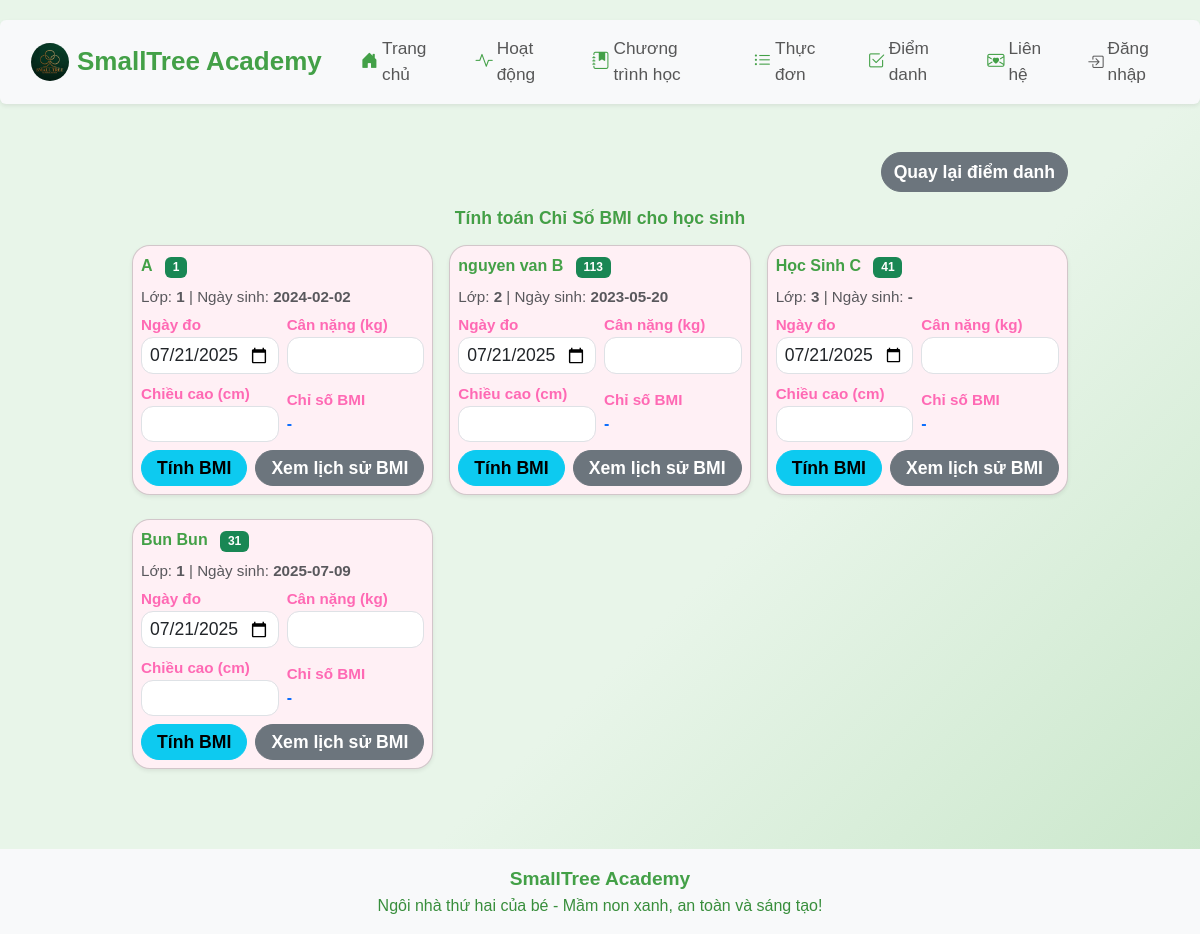
/bmi-index, run on the app's committed database.
### app/models.py (models this page shows)
class Child(db.Model):
    id = db.Column(db.Integer, primary_key=True)
    name = db.Column(db.String(100), nullable=False)
    age = db.Column(db.Integer, nullable=False)
    parent_contact = db.Column(db.String(100), nullable=False)
    class_name = db.Column(db.String(100))
    birth_date = db.Column(db.String(20))
    status = db.Column(db.String(20), default='Chưa điểm danh')
    email = db.Column(db.String(100))
    phone = db.Column(db.String(20))
    password = db.Column(db.String(100))
    student_code = db.Column(db.String(20), unique=True, nullable=True)

### app/routes.py (the view, shortened to what this page needs)
@main.route('/bmi-index', methods=['GET', 'POST'])
def bmi_index():
    students = Child.query.all()
    bmi = None
    bmi_id = None
    bmi_history = {}
    for student in students:
        records = BmiRecord.query.filter_by(student_id=student.id).order_by(BmiRecord.date.desc(), BmiRecord.id.desc()).all()
        filtered = {}
        for record in records:
            date_str = record.date.strftime('%Y-%m-%d')
            if date_str not in filtered:
                filtered[date_str] = record
        bmi_history[student.id] = list(filtered.values())
    current_date_iso = date.today().isoformat()
    return render_template(
        'bmi_index.html',
        title='Chỉ Số BMI',
        students=students,
        bmi=bmi,
        bmi_id=bmi_id,
        bmi_history=bmi_history,
        current_date_iso=current_date_iso,
        mobile=False
    )

### app/__init__.py (called while the page is built)
def create_app():
    app = Flask(__name__)
    app.config['SECRET_KEY'] = 'your-secret-key'
    app.config['SQLALCHEMY_DATABASE_URI'] = 'sqlite:///site.db'
    app.config['SQLALCHEMY_TRACK_MODIFICATIONS'] = False
    db.init_app(app)
    migrate = Migrate(app, db)
    csrf = CSRFProtect(app)
    @app.context_processor
    def inject_csrf_token():
        from flask_wtf.csrf import generate_csrf
        return dict(csrf_token=generate_csrf)
    from app.routes import main
    app.register_blueprint(main)
    return app

### app/templates/bmi_index.html (shortened to what this page needs)
{% extends 'base.html' %}
{% block content %}
<div class="container-fluid mt-4 mb-4 px-0">
    <div class="d-flex justify-content-end mb-3">
        <a href="/attendance" class="btn btn-secondary fw-bold">Quay lại điểm danh</a>
    </div>
    <h2 class="fw-bold text-center mb-3" style="color:#43a047; font-size:1.1em;">Tính toán Chỉ Số BMI cho học sinh</h2>
    <div class="row g-3">
        {% for student in students %}
        <div class="col-12 col-md-6 col-lg-4">
            <div class="card shadow-sm mb-2">
                <div class="card-body p-2">
                    <div class="mb-2">
                        <span class="fw-bold" style="color:#43a047;">{{ student.name }}</span>
                        <span class="badge bg-success ms-2">{{ student.student_code }}</span>
                    </div>
                    <div class="mb-1 text-muted" style="font-size:0.95em;">
                        Lớp: <span class="fw-bold">{{ student.class_name if student.class_name else '-' }}</span> | Ngày sinh: <span class="fw-bold">{{ student.birth_date if student.birth_date else '-' }}</span>
                    </div>
                    <form method="POST" class="row g-2 align-items-center">
                        <div class="col-6">
                            <label class="form-label mb-0" style="font-size:0.95em;">Ngày đo</label>
                            <input type="date" name="date" class="form-control form-control-sm" value="{{ current_date_iso }}" required>
                        </div>
                        <div class="col-6">
                            <label class="form-label mb-0" style="font-size:0.95em;">Cân nặng (kg)</label>
                            <input type="number" step="0.1" min="1" name="weight" class="form-control form-control-sm" required>
                        </div>
                        <div class="col-6">
                            <label class="form-label mb-0" style="font-size:0.95em;">Chiều cao (cm)</label>
                            <input type="number" step="0.1" min="30" name="height" class="form-control form-control-sm" required>
                        </div>
                        <div class="col-6">
                            <label class="form-label mb-0" style="font-size:0.95em;">Chỉ số BMI</label>
                            <div class="fw-bold text-primary">{% if bmi and bmi_id == student.id %}{{ bmi }}{% else %}-{% endif %}</div>
                        </div>
                        <div class="col-12 d-flex gap-2 mt-2">
                            <button type="submit" class="btn btn-info btn-sm flex-fill">Tính BMI</button>
                            <button type="button" class="btn btn-secondary btn-sm flex-fill" onclick="toggleBmiHistory({{ student.id }})">Xem lịch sử BMI</button>
                        </div>
                    </form>
                </div>
            </div>
        </div>
        {% else %}
        <div class="col-12"><div class="alert alert-warning text-center">Chưa có học sinh nào.</div></div>
        {% endfor %}
    </div>
</div>
{% endblock %}

### app/templates/base.html (shortened to what this page needs)
<!DOCTYPE html>
<html lang="vi">
<head>
    <link href="https://cdn.jsdelivr.net/npm/bootstrap@5.3.3/dist/css/bootstrap.min.css" rel="stylesheet">
    <link rel="stylesheet" href="{{ url_for('static', filename='css/style.css') }}">
    <link rel="stylesheet" href="https://cdn.jsdelivr.net/npm/bootstrap-icons@1.10.5/font/bootstrap-icons.css">
</head>
<body>
    <nav class="navbar navbar-expand-lg navbar-light bg-light shadow-sm mb-4 rounded" style="border-radius:18px;">
        <div class="container-fluid px-3">
            <a class="navbar-brand fw-bold d-flex align-items-center" href="/">
                <img src="{{ url_for('static', filename='images/logo.jpg') }}" alt="Logo" style="width:38px; margin-right:8px; border-radius:50%;">
                <span style="color:#43a047; font-family:'Comic Sans MS', 'Arial', sans-serif; font-size:1.3em;">SmallTree Academy</span>
            </a>
            <div class="collapse navbar-collapse" id="navbarNav">
                <ul class="navbar-nav ms-auto mb-2 mb-lg-0" style="font-size:1.08em;">
                    <li class="nav-item">
                        <a class="nav-link d-flex align-items-center" href="/">
                            <i class="bi bi-house-door-fill me-1" style="color:#43a047;"></i> Trang chủ
                        </a>
                    </li>
                    <li class="nav-item">
                        <a class="nav-link d-flex align-items-center" href="/activities">
                            <i class="bi bi-activity me-1" style="color:#43a047;"></i> Hoạt động
                        </a>
                    </li>
                    <li class="nav-item">
                        <a class="nav-link d-flex align-items-center" href="{{ url_for('main.curriculum') }}">
                            <i class="bi bi-journal-bookmark-fill me-1" style="color:#43a047;"></i> Chương trình học
                        </a>
                    </li>
                    <li class="nav-item">
                        <a class="nav-link d-flex align-items-center" href="{{ url_for('main.menu') }}">
                            <i class="bi bi-list-ul me-1" style="color:#43a047;"></i> Thực đơn
                        </a>
                    </li>
                    <li class="nav-item">
                        <a class="nav-link d-flex align-items-center" href="{{ url_for('main.attendance') }}">
                            <i class="bi bi-check2-square me-1" style="color:#43a047;"></i> Điểm danh
                        </a>
                    </li>
                    <li class="nav-item">
                        <a class="nav-link d-flex align-items-center" href="/contact">
                            <i class="bi bi-envelope-heart me-1" style="color:#43a047;"></i> Liên hệ
                        </a>
                    </li>
                    {% if session.get('role') %}
                    <li class="nav-item">
                        <a href="/profile" class="nav-link d-flex align-items-center">
                            <i class="bi bi-person-circle me-1" style="font-size:0.95em;"></i> Tài khoản
                        </a>
                    </li>
                    <li class="nav-item">
                        <a href="/logout" class="nav-link d-flex align-items-center">
                            <i class="bi bi-box-arrow-right me-1" style="font-size:0.95em;"></i> Đăng xuất
                        </a>
                    </li>
                    {% else %}
                    <li class="nav-item">
                        <a href="/login" class="nav-link d-flex align-items-center">
                            <i class="bi bi-box-arrow-in-right me-1" style="font-size:0.95em;"></i> Đăng nhập
                        </a>
                    </li>
                    {% endif %}
                </ul>
            </div>
        </div>
    </nav>
    <main class="container">
        {% block content %}{% endblock %}
    </main>
    <footer class="bg-light text-center py-3 mt-5">
        <div class="container">
            <span class="fw-bold" style="color:#43a047; font-size:1.2em;">SmallTree Academy</span><br>
            <span style="color:#388e3c;">Ngôi nhà thứ hai của bé - Mầm non xanh, an toàn và sáng tạo!</span>
        </div>
    </footer>
</body>
</html>

### app/static/css/style.css (style rules this page uses)
body { font-family: 'Comic Sans MS', 'Arial', sans-serif; background: linear-gradient(135deg, #e8f5e9 60%, #c8e6c9 100%); }
nav { margin: 20px 0; }
nav a { margin: 0 15px; color: white; text-decoration: none; }
.container { width: 80%; margin: auto; overflow: hidden; }
footer { background-color: #ffb6c1; color: white; text-align: center; padding: 10px 0; position: relative; bottom: 0; width: 100%; font-family: 'Comic Sans MS', 'Arial', sans-serif; }
h1, h2, h3 { color: #ff69b4; font-family: 'Comic Sans MS', 'Arial', sans-serif; text-shadow: 1px 1px 2px #fff0f5; }
.btn-primary, .btn-info, .btn-success, .btn-secondary { border-radius: 20px; font-weight: bold; font-size: 1.1em; }
.form-control, .form-label { border-radius: 12px; font-size: 1.1em; }
.form-label { color: #ff69b4; font-weight: bold; }
.card { border-radius: 18px; box-shadow: 0 2px 8px rgba(255, 182, 193, 0.2); background: #fff0f5; }

### data on the page
Child: name "A", student_code "1", class_name "1", birth_date "2024-02-02", date "07/21/2025"
Child: name "nguyen van B", student_code "113", class_name "2", birth_date "2023-05-20", date "07/21/2025"
Child: name "Học Sinh C", student_code "41", class_name "3", birth_date "-", date "07/21/2025"
Child: name "Bun Bun", student_code "31", class_name "1", birth_date "2025-07-09", date "07/21/2025"
